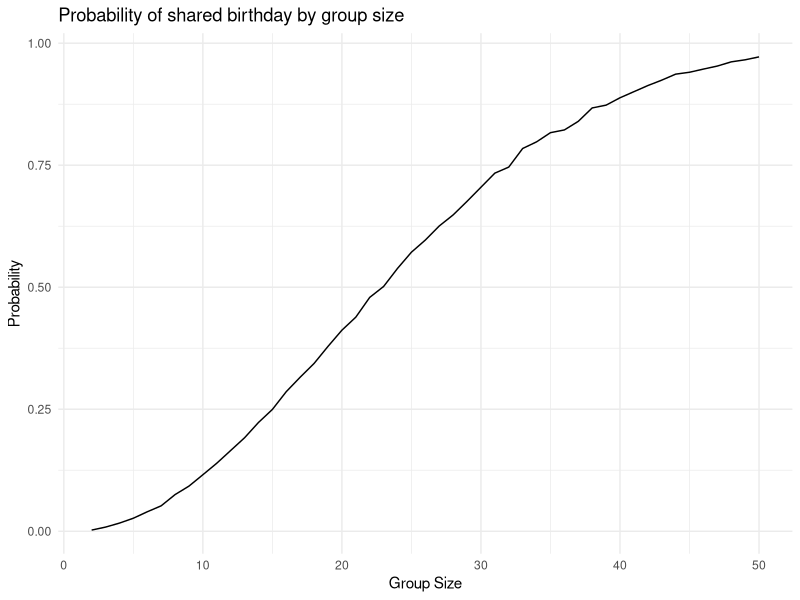

R code for this plot: (Note: a time limit stopped this script after it produced the figure.)
## ---- chunk 1
library(dplyr)
library(purrr)
library(tidyr)
library(ggplot2)
set.seed(1)

knitr::opts_chunk$set(
  fig.width = 6,
  fig.asp = .6,
  out.width = "90%"
)

theme_set(theme_minimal() + theme(legend.position = "bottom"))

options(
  ggplot2.continuous.colour = "viridis",
  ggplot2.continuous.fill = "viridis"
)

scale_colour_discrete = scale_colour_viridis_d
scale_fill_discrete = scale_fill_viridis_d
## ---- chunk 2
bday_sim  = function(n){
  bday = sample (1:365, size = n, replace = TRUE)
  duplicate = length(unique(bday)) <n
  return(duplicate)
}
## ---- chunk 3
sim_res = 
  expand_grid(
    n = 2:50,
    iter = 1:10000
  ) |>
  mutate(res = map_lgl(n, bday_sim)) |>
  group_by(n) |>
  summarize(prob = mean(res))
## ---- chunk 4
sim_res |>
  ggplot(aes(x=n, y=prob)) +
  geom_line() +
  labs(
    x = "Group Size",           
    y = "Probability",        
    title = "Probability of shared birthday by group size" 
  )
  
## ---- chunk 5
n = 30
sigma = 5
mu_list = 0:6
alpha = 0.05
n_dataset = 5000
## ---- chunk 6
sim_t_test = function(mu){
  x = rnorm(n, mean = mu, sd = sigma)
  test_result = broom::tidy(t.test(x, mu = 0))
  tibble(
    estimate = test_result[["estimate"]],
    p_value = test_result[["p.value"]]
  )
}

sim_result = 
  expand_grid(
    mu = mu_list,
    iteration = 1: n_dataset
  ) |>
  mutate(
    result_df = map(mu, sim_t_test)
  ) |>
  unnest(result_df)

power_result = 
  sim_result |>
  group_by(mu) |>
  summarize(power = mean(p_value < alpha))

## ---- chunk 7
power_result |>
  ggplot(aes(x = mu, y = power)) +
  geom_line() +
  labs(
    x = "True mean",           
    y = "Power",        
    title = "Power of one sample t-test by true mean" 
  ) 
## ---- chunk 8
estimate_result =
  sim_result |>
  group_by(mu) |>
  summarize(
    avg_estimate = mean(estimate),
    avg_estimate_rej = mean(estimate[p_value < alpha], na.rm = TRUE)
  )
## ---- chunk 9
estimate_result |>
  ggplot(aes(x = mu)) +
  geom_line(aes(y = avg_estimate, color = "All")) +
  geom_line(aes(y = avg_estimate_rej, color = "Null Rejected")) +
  labs(
    x = "True mean",           
    y = "Average estimate of mean",        
    title = "Average estimate mean by true mean (Comparing all to null rejected)" 
  )
## ---- chunk 10
